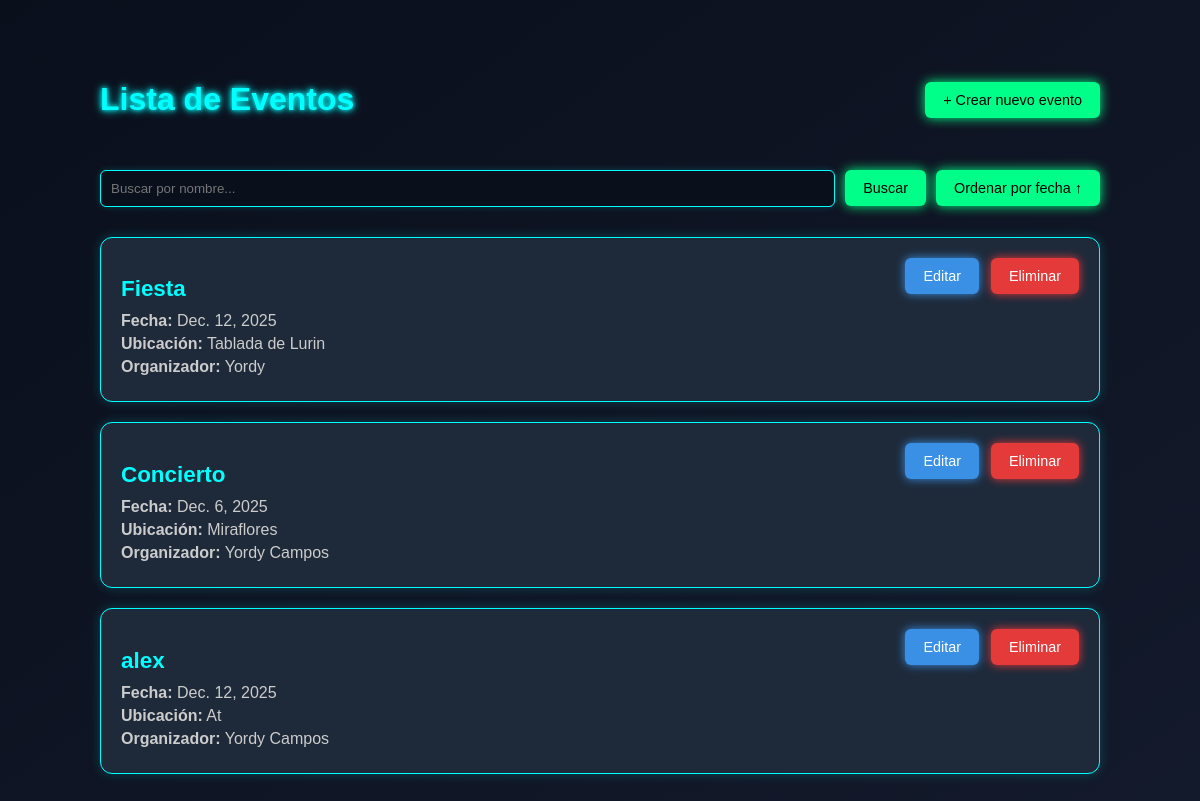
The page / on the database its author committed.
### registro/models.py (models this page shows, shortened)
class Evento(models.Model):
    nombre = models.CharField(max_length=100)
    fecha = models.DateField()
    ubicacion = models.CharField(max_length=100)
    organizador = models.CharField(max_length=100)

### registro/views.py (the view)
# urls.py: path('', views.evento_list, name='evento_list'),
def evento_list(request):
    query = request.GET.get('q', '')
    ordenar = request.GET.get('ordenar', '')
    eventos = Evento.objects.all()
    if query:
        eventos = eventos.filter(nombre__icontains=query)
    if ordenar == 'asc':
        eventos = eventos.order_by('fecha')
    return render(request, 'registro/evento_list.html', {
        'eventos': eventos,
        'query': query,
        'ordenar': ordenar,
    })

### registro/templates/registro/evento_list.html (shortened to what this page needs)
<!DOCTYPE html>
<html lang="es">
<head>
    {% load static %}
    <link rel="stylesheet" href="{% static 'registro/css/evento_list.css' %}">
</head>
<body>
    <main class="container">
        <header class="header">
            <h1>Lista de Eventos</h1>
            <a href="{% url 'evento_create' %}" class="btn btn-primary">+ Crear nuevo evento</a>
        </header>
        <form method="GET" class="search-bar">
            <input type="text" name="q" placeholder="Buscar por nombre..." value="{{ query }}" />
            <button type="submit" class="btn btn-primary">Buscar</button>
            <button type="submit" name="ordenar" value="asc" class="btn btn-primary">Ordenar por fecha ↑</button>
        </form>
        <ul class="event-list">
            {% for evento in eventos %}
                <li class="event-item">
                    <div class="event-details">
                        <h2 class="event-title">{{ evento.nombre }}</h2>
                        <p><strong>Fecha:</strong> {{ evento.fecha }}</p>
                        <p><strong>Ubicación:</strong> {{ evento.ubicacion }}</p>
                        <p><strong>Organizador:</strong> {{ evento.organizador }}</p>
                    </div>
                    <div class="event-actions">
                        <a href="{% url 'evento_update' evento.id %}" class="btn btn-edit">Editar</a>
                        <a href="{% url 'evento_delete' evento.id %}" class="btn btn-delete">Eliminar</a>
                    </div>
                </li>
            {% empty %}
                <li class="event-item empty">No hay eventos disponibles.</li>
            {% endfor %}
        </ul>
    </main>
</body>
</html>

### registro/static/registro/css/evento_list.css (style rules this page uses)
body { font-family: 'Orbitron', sans-serif; background: linear-gradient(145deg, #0a0f1c, #131a2b); color: #f1f1f1; margin: 0; padding: 0; }
.container { max-width: 1000px; margin: 60px auto; padding: 0 20px; }
.header { display: flex; justify-content: space-between; align-items: center; margin-bottom: 30px; }
h1 { font-size: 2rem; color: #0ff; text-shadow: 0 0 5px #0ff, 0 0 10px #0ff; }
.search-bar { display: flex; gap: 10px; margin-bottom: 30px; align-items: center; }
.search-bar input[type="text"] { flex: 1; padding: 10px; border-radius: 6px; border: 1px solid #0ff; background-color: #0a0f1c; color: #fff; box-shadow: 0 0 6px rgba(0, 255, 255, 0.2); }
.event-list { list-style: none; padding: 0; margin: 0; }
.event-item { background: #1e2a3a; border: 1px solid #0ff; border-radius: 12px; padding: 20px; margin-bottom: 20px; box-shadow: 0 0 12px rgba(0, 255, 255, 0.2); display: flex; justify-content: space-between; align-items: flex-start; flex-wrap: wrap; transition: transform 0.3s ease; }
.event-title { color: #0ff; font-size: 1.4rem; margin-bottom: 10px; }
.event-details p { margin: 5px 0; color: #ccc; }
.event-actions { display: flex; gap: 12px; margin-left: auto; }
.btn { padding: 10px 18px; font-size: 0.9rem; border: none; border-radius: 6px; font-family: 'Orbitron', sans-serif; cursor: pointer; text-decoration: none; text-align: center; transition: all 0.2s ease; }
.btn-edit { background-color: #3a90e5; color: #fff; box-shadow: 0 0 10px #3a90e5; }
.btn-delete { background-color: #e53a3a; color: #fff; box-shadow: 0 0 10px #e53a3a; }
.btn-primary { background-color: #00ff88; color: #000; box-shadow: 0 0 12px #00ff88; }

### rows shown on the page
Evento: nombre "Fiesta", fecha "Dec. 12, 2025", ubicacion "Tablada de Lurin", organizador "Yordy"
Evento: nombre "Concierto", fecha "Dec. 6, 2025", ubicacion "Miraflores", organizador "Yordy Campos"
Evento: nombre "alex", fecha "Dec. 12, 2025", ubicacion "At", organizador "Yordy Campos"
